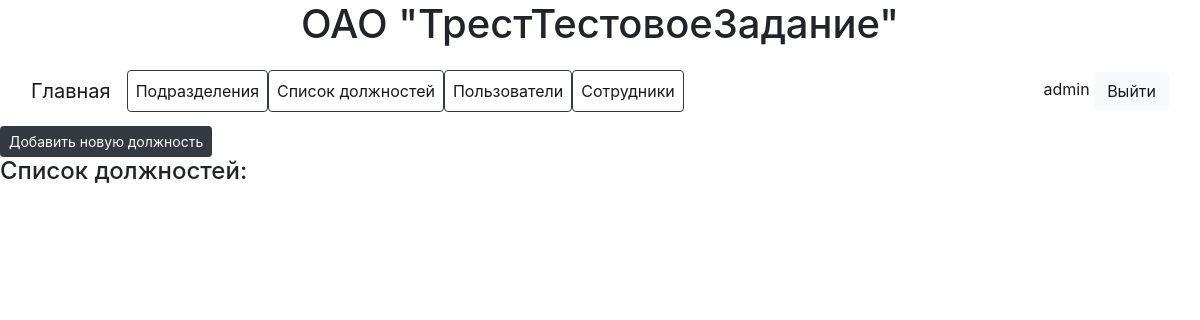
Page /positions/ (signed in) on the earlier database version.
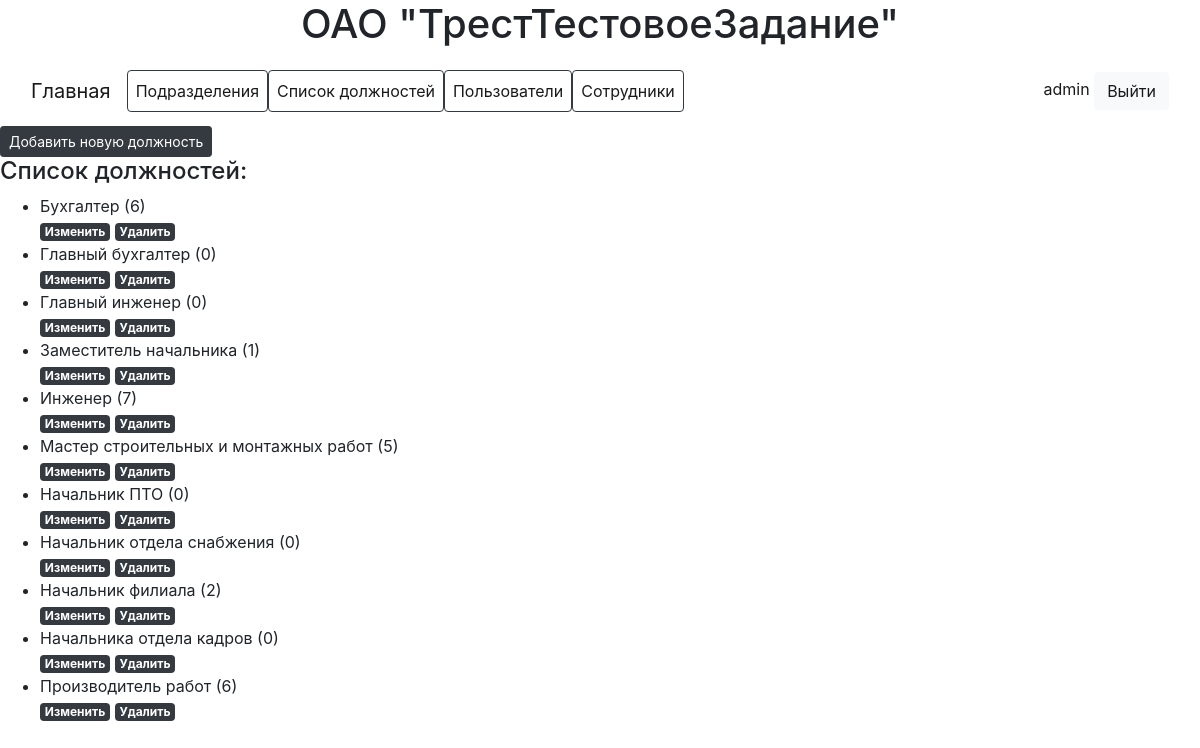
Same page on the later database version.
### employees/models.py (models this page shows, shortened)
class AdvUser(AbstractUser):
    employee = models.ForeignKey(Employee, on_delete=models.CASCADE, blank=True, null=True)
    class Meta(AbstractUser.Meta):
        pass

class Position(models.Model):
    title = models.CharField(max_length=64)

### employees/views.py (the view)
# urls.py: path('positions/', views.PositionList.as_view(), name='positions'),
class PositionList(LoginRequiredMixin, ListView):
    template_name = 'positions/positions.html'
    context_object_name = 'positions'
    def get_queryset(self):
        return Position.objects.all().order_by('title')

### employees/templates/positions/positions.html (shortened to what this page needs)
{% extends "base.html" %}
{% block main %}
    <div>
        <a href="{% url 'employee:positions_create' %}" class="btn btn-dark btn-sm">Добавить новую должность</a>
        <h4>Список должностей:</h4>
        <ul>
            {% for pos in positions %}
                <li>
                    {{ pos.title }} ({{ pos.employee_set.all.count}})<br>
                    <a class="badge badge-dark" href="{% url 'employee:positions_update' pos.pk %}">Изменить</a>
                    <a class="badge badge-dark" href="{% url 'employee:positions_delete' pos.pk %}">Удалить</a>
                </li>
            {% endfor %}
        </ul>
    </div>
{% endblock %}

### employees/templates/base.html (shortened to what this page needs)
{% load bootstrap4 %}
<!DOCTYPE html>
<html lang="en">
<head>
    {% bootstrap_css %}
</head>
<body>
<header class="container">
    <h1 class="text-center">ОАО "ТрестТестовоеЗадание"</h1>
</header>
{% if user.is_authenticated %}
    <nav class="navbar navbar-light navbar-expand-md">
        <div class="container-fluid">
            <a class="navbar-brand" href="{% url "employee:main" %}">Главная</a>
            <div class="collapse navbar-collapse" id="navcol-1">
                <ul class="nav navbar-nav">
                    <li class="nav-item border border-dark rounded">
                        <a class="nav-link active" href="{% url 'employee:subdivisions' %}">Подразделения</a>
                    </li>
                    <li class="nav-item border border-dark rounded">
                        <a class="nav-link active" href="{% url "employee:positions" %}">Список должностей</a>
                    </li>
                    <li class="nav-item border border-dark rounded">
                        <a class="nav-link active" href="{% url "employee:users" %}">Пользователи</a>
                    </li>
                    <li class="nav-item border border-dark rounded">
                        <a class="nav-link active" href="{% url "employee:employees" %}">Сотрудники</a>
                    </li>
                </ul>
                <span class="ml-auto navbar-text actions">
                <a href="#">{{ user.username }}</a>
                <a class="btn btn-light action-button" role="button" href="{% url "employee:logout" %}">Выйти</a>
            </span>
            </div>
        </div>
    </nav>
{% endif %}
{% block main %}
{% endblock %}
</body>

Differences in the rows shown:
added Position: title "Бухгалтер", employee_set.all.count "6"
added Position: title "Главный бухгалтер", employee_set.all.count "0"
added Position: title "Главный инженер", employee_set.all.count "0"
added Position: title "Заместитель начальника", employee_set.all.count "1"
added Position: title "Инженер", employee_set.all.count "7"
added Position: title "Мастер строительных и монтажных работ", employee_set.all.count "5"
added Position: title "Начальник ПТО", employee_set.all.count "0"
added Position: title "Начальник отдела снабжения", employee_set.all.count "0"
added Position: title "Начальник филиала", employee_set.all.count "2"
added Position: title "Начальника отдела кадров", employee_set.all.count "0"
added Position: title "Производитель работ", employee_set.all.count "6"
